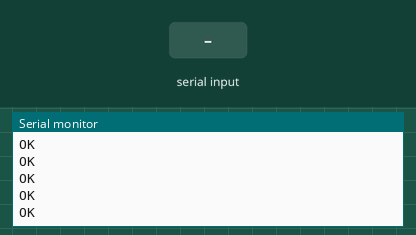
Bench run of a sketch on a simulated Arduino Uno, built with avr-gcc and run on an emulated ATmega328P. Parts: the last lines printed to the serial monitor. The inputs (shaded band) are chosen by the test bench. The modem accepts every AT command (registered, SIM ready, sends succeed) and sends nothing else.

Above: at 3.1 s.
3.2 s: "1" received over the second serial link
At 4.4 s:
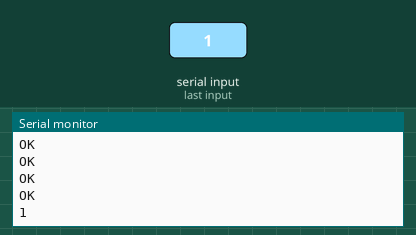
4.7 s: "0" received over the second serial link
At 5.7 s:
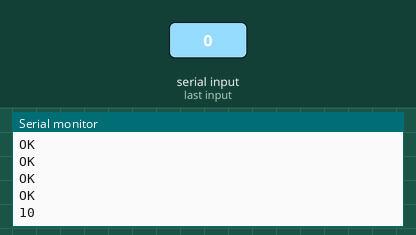

The sketch:

bluetooth_master.ino
```cpp
#include <SoftwareSerial.h>

#define BT_NAME   "BT_Master"

#define SLAVE_ADDRESS "0022,06,019160"  //98d3:31:8095c3

SoftwareSerial mySerial(2, 3); // RX, TX

void setup()
{
  Serial.begin(38400);

  mySerial.begin(38400);
  Serial.println("Arduino Sender");

  mySerial.print("AT\r\n");
  updateSerial();
  delay(200);
  mySerial.print("AT+RMAAD\r\n");
  updateSerial();
  delay(200);
  mySerial.print("AT+ROLE=1\r\n");
  updateSerial();
  delay(200);
  mySerial.print("AT+NAME="+String(BT_NAME)+"\r\n");
  updateSerial();
  delay(200);
  mySerial.print("AT+PSWD=\"1234\"\r\n");
  updateSerial();
  delay(200);
  mySerial.print("AT+BIND="+String(SLAVE_ADDRESS)+"\r\n");
  updateSerial();
  delay(200);
  mySerial.print("AT+UART=38400,0,0\r\n");
  updateSerial();
  delay(500);
  mySerial.print("AT+UART?\r\n");
  updateSerial();
  delay(200);
}

void updateSerial(void)
{
}

void loop()
{
  if (mySerial.available())
    Serial.write(mySerial.read());
  if (Serial.available())
    mySerial.write(Serial.read());
}
```

Measured:
- after the input at 3.2 s, the serial monitor: prints a new line at once (image 1)
- after the input at 4.7 s, the serial monitor: prints a new line at once (image 2)
